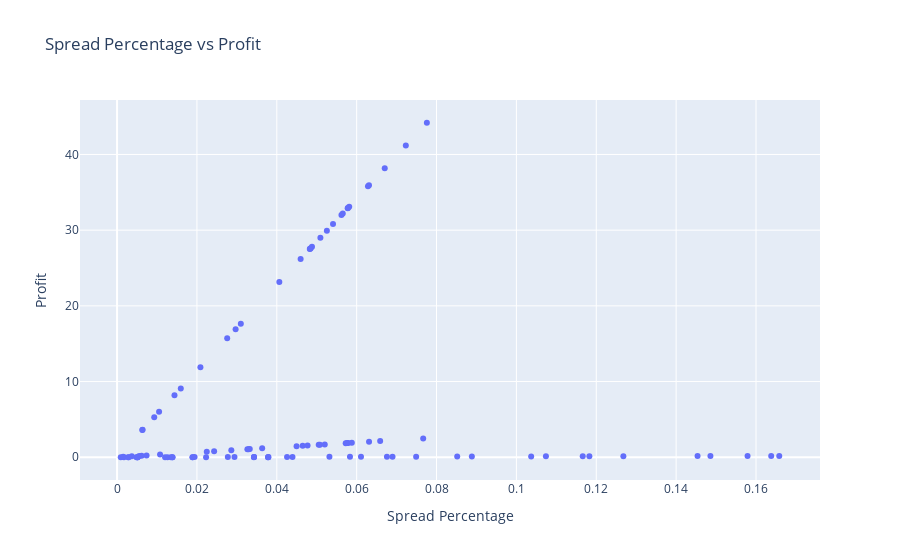

The cell this chart's notebook holds for it:
### Markdown cell above
##### Spread Percentage Analysis
- Explore the spread percentage to understand how much profit is generated relative to the spread. Helps to access the efficieny of the arbitrage strategy.

### Code cell
spread_percentage_plot = px.scatter(
    control_df, 
    x='spread_percentage',
    y='profit',
    title='Spread Percentage vs Profit',
    labels={'spread_percentage':'Spread Percentage', 'profit':'Profit'})

spread_percentage_plot.show()
